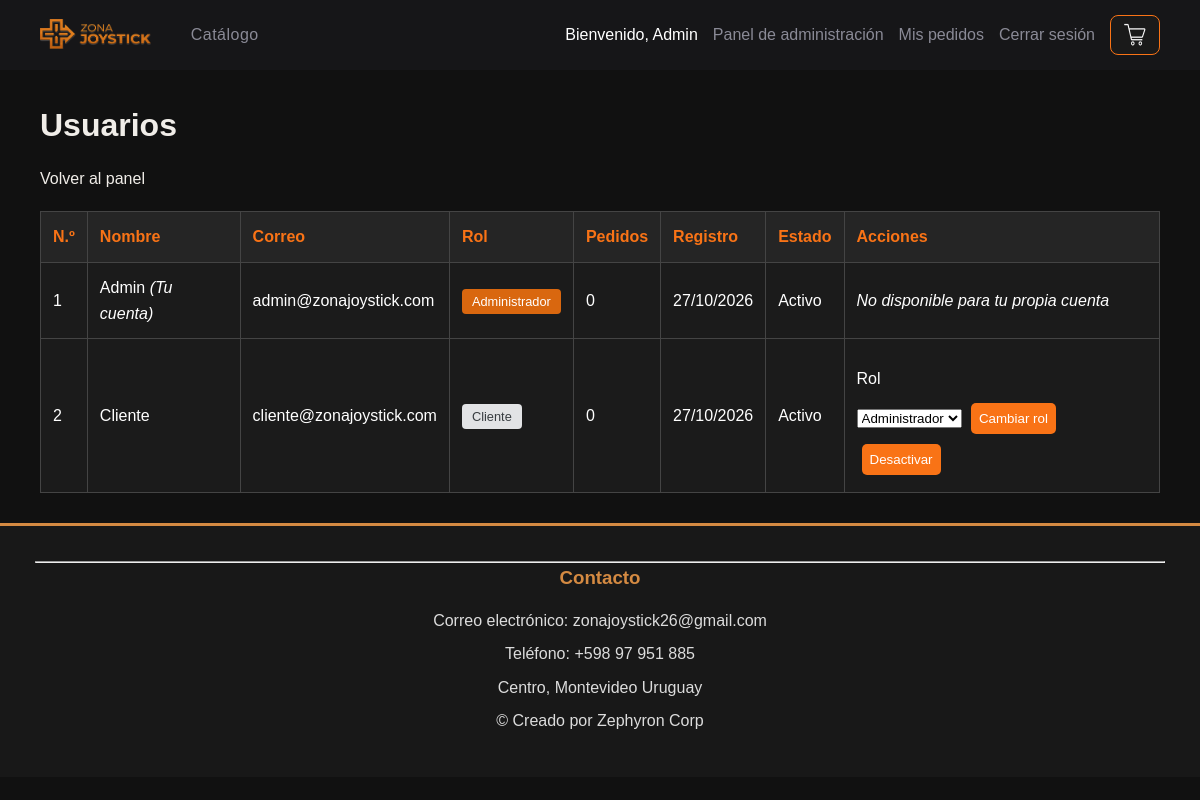
Page /index.php?pagina=admin_usuarios (signed in) on the earlier database version.
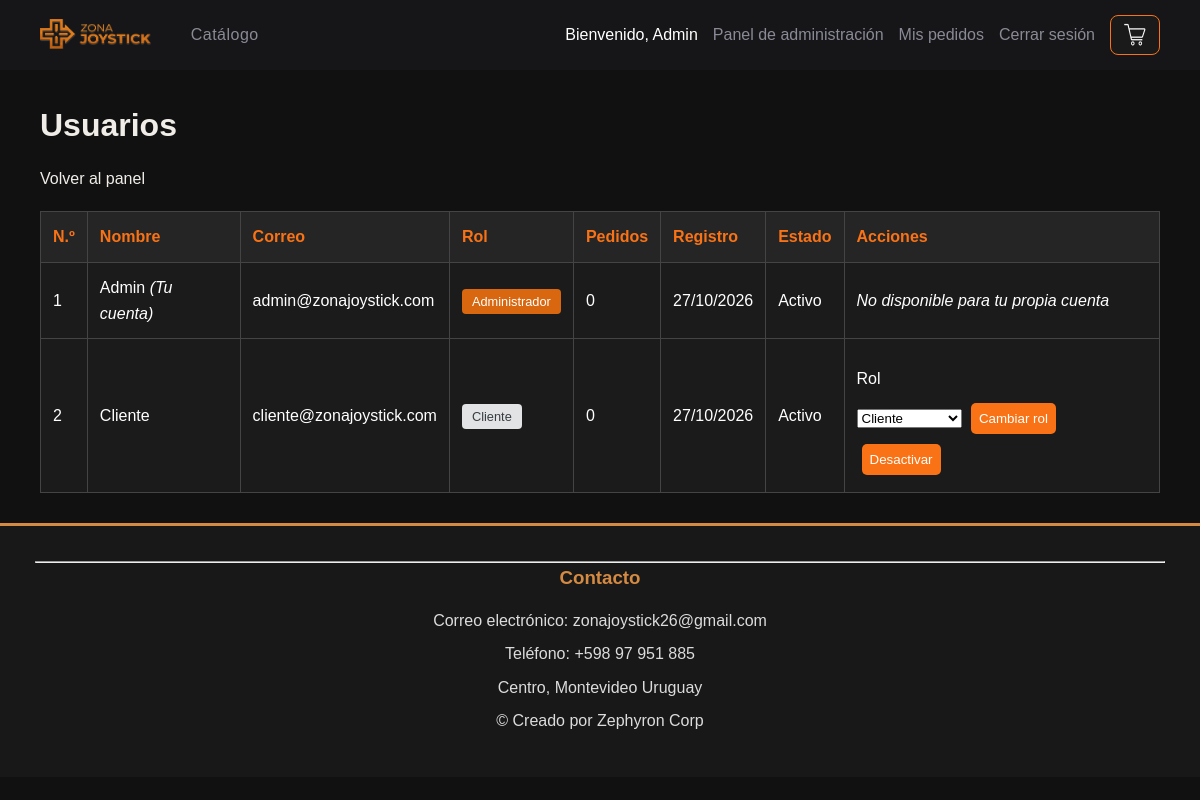
Same page on the later database version.
### tables this page shows
CREATE TABLE Usuario (
    id_usuario INT UNSIGNED AUTO_INCREMENT PRIMARY KEY,
    nombre VARCHAR(100) NOT NULL,
    apellido VARCHAR(100) NOT NULL,
    email VARCHAR(255) NOT NULL UNIQUE,
    contrasena VARCHAR(255) NOT NULL,
    activo TINYINT(1) NOT NULL DEFAULT 1,
    fecha_registro DATETIME NOT NULL DEFAULT CURRENT_TIMESTAMP,
    id_rol INT UNSIGNED NOT NULL,

    FOREIGN KEY (id_rol) REFERENCES Rol(id_rol)
);

### controllers/AdminUsuarioController.php (called while the page is built, shortened)
<?php
require_once __DIR__ . '/../models/UsuarioModel.php';
class AdminUsuarioController {
    private $usuarioModel;
    private $rolesValidos = [1, 2];
    public function __construct($conexion) {
        $this->usuarioModel = new UsuarioModel($conexion);
    }
    public function listar() {
        $usuarios = $this->usuarioModel->listarTodosAdmin();
        $roles = $this->rolesValidos;
        $idActual = (int)usuarioActualId();
        require __DIR__ . '/../views/admin/usuarios_lista.php';
    }
}

### models/UsuarioModel.php (called while the page is built, shortened)
<?php
class UsuarioModel
{
    private $conexion;
    public function __construct($conexion)
    {
        $this->conexion = $conexion;
    }
    public function listarTodosAdmin(){
        $sql = "SELECT u.id_usuario, u.nombre, u.apellido, u.email,u.id_rol, u.activo, u.fecha_registro,COUNT(p.id_pedido) AS cantidad_pedidos
                FROM Usuario u LEFT JOIN Pedido p ON p.id_usuario = u.id_usuario
                GROUP BY u.id_usuario, u.nombre, u.apellido, u.email,u.id_rol, u.activo, u.fecha_registro
                ORDER BY u.activo DESC, u.nombre ASC";
        return $this -> conexion -> query($sql) -> fetch_all(MYSQLI_ASSOC);
    }
 }

### config/auth.php (called while the page is built, shortened)
<?php
function escapar($texto){
    return htmlspecialchars((string)$texto, ENT_QUOTES, 'UTF-8');
}
function usuarioActualId() {
    return $_SESSION['id_usuario'] ?? null;
}

### views/admin/usuarios_lista.php (the view, shortened to what the changed rows need)
<?php
require __DIR__ . '/../header.php';
?>
<main class="pagina-productos">
    <h1>Usuarios</h1>
    <?php if (empty($usuarios)): ?>
        <p>Todavía no hay usuarios registrados.</p>
    <?php else: ?>
        <table class="tabla">
            <thead>
                <tr>
                    <th>N.º</th>
                    <th>Nombre</th>
                    <th>Correo</th>
                    <th>Rol</th>
                    <th>Pedidos</th>
                    <th>Registro</th>
                    <th>Estado</th>
                    <th>Acciones</th>
                </tr>
            </thead>
            <tbody>
                <?php foreach ($usuarios as $u): ?>
                    <?php
                    $esMiCuenta = ((int)$u['id_usuario'] === $idActual);
                    $esAdmin = ((int)$u['id_rol'] === 1);
                    ?>
                    <tr class="<?= ((int)$u['activo'] === 1) ? '' : 'inactivo' ?>">
                        <td><?= (int)$u['id_usuario'] ?></td>
                        <td>
                            <?= escapar($u['nombre']) ?>
                        </td>
                        <td><?= escapar($u['email']) ?></td>
                        <td>
                            <span class="rol <?= $esAdmin ? 'rol-admin' : 'rol-cliente' ?>">
                                <?= $esAdmin ? 'Administrador' : 'Cliente' ?>
                            </span>
                        </td>
                        <td><?= (int)$u['cantidad_pedidos'] ?></td>
                        <td>
                            <?= escapar(date('d/m/Y', strtotime($u['fecha_registro']))) ?>
                        </td>
                        <td>
                            <?= ((int)$u['activo'] === 1) ? 'Activo' : 'Desactivado' ?>
                        </td>
                        <td>
                            <?php if ($esMiCuenta): ?>
                                <em>No disponible para tu propia cuenta</em>
                            <?php else: ?>
                                <form action="index.php?pagina=admin_usuario_rol&id=<?= (int)$u['id_usuario'] ?>"
                                    method="POST" class="en-linea">
                                    <label for="rol-<?= (int)$u['id_usuario'] ?>" class="solo-lectores">
                                        Rol
                                    </label>
                                    <select id="rol-<?= (int)$u['id_usuario'] ?>" name="id_rol">
                                        <?php foreach ($roles as $r): ?>
                                            <option value="<?= (int)$r ?>" <?= ((int)$u['id_rol'] === (int)$r) ? 'selected' : '' ?>>
                                                <?= ((int)$r === 1) ? 'Administrador' : 'Cliente' ?>
                                            </option>
                                        <?php endforeach; ?>
                                    </select>
                                    <button type="submit" onclick="return confirm('¿Cambiar el rol de este usuario?');">
                                        Cambiar rol
                                    </button>
                                </form>
                                <form action="index.php?pagina=admin_usuario_estado&id=<?= (int)$u['id_usuario'] ?>"
                                method="POST" class="en-linea">
                                <?php if ((int)$u['activo'] === 1): ?>
                                    <button type="submit"
                                    onclick="return confirm('¿Desactivar esta cuenta? La persona no podrá iniciar sesión.');">
                                        Desactivar
                                    </button>
                                <?php else: ?>
                                    <input type="hidden" name="activo" value="1">
                                    <button type="submit">Reactivar</button>
                                <?php endif; ?>
                                </form>
                            <?php endif; ?>
                        </td>
                    </tr>
                <?php endforeach; ?>
            </tbody>
        </table>
    <?php endif; ?>
</main>
<?php require __DIR__ . '/../footer.php'; ?>

Differences in the rows shown:
changed usuario "Cliente": id_rol "Administrador" → "Cliente"
